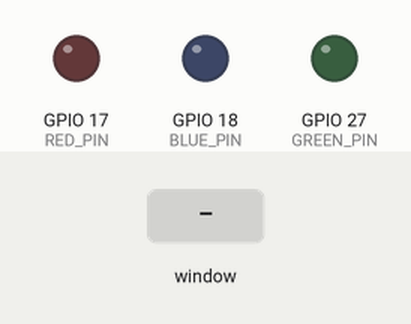
Bench run of a program on a simulated Raspberry Pi (BCM pin numbers). Shown: output pins drawn as LEDs (lit = HIGH). The test bench sets the inputs (shaded band). The desktop window is not drawn, its controls go by their first labels and the mouse button is held 0.15 s.

Above: at 1.2 s.
1.3 s: control labelled "RED" in the window clicked
At 2.5 s:
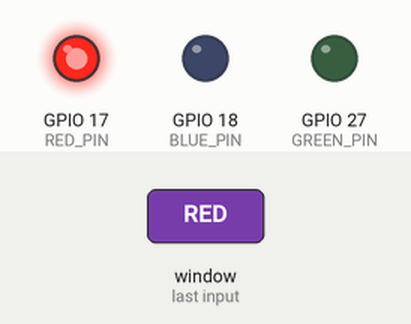
2.8 s: control labelled "BLUE" in the window clicked
At 3.7 s:
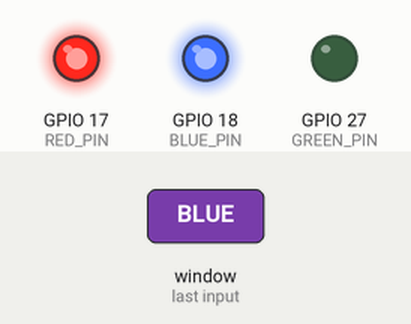
4.3 s: control labelled "GREEN" in the window clicked
At 4.9 s:
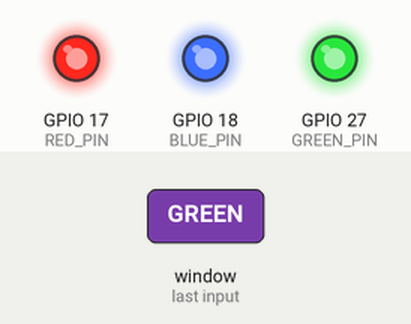
5.8 s: control labelled "RED" in the window clicked
At 7.0 s:
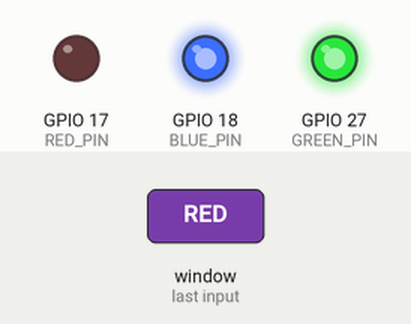
7.3 s: control labelled "BLUE" in the window clicked
At 8.3 s:
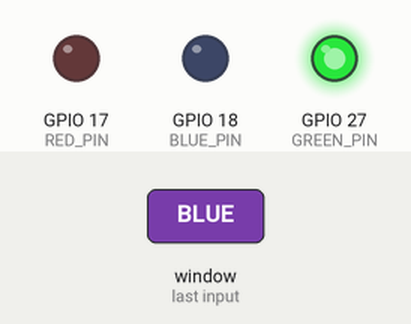
Timing chart, 0 to 9.8 s (numbered marks = the images above; inputs shaded):
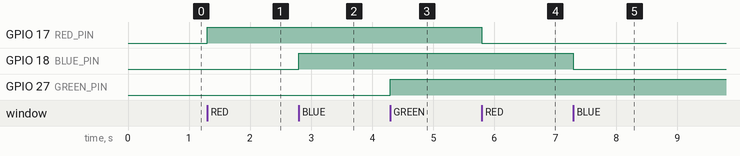

Measured:
- after the input at 1.3 s, GPIO 17 (RED_PIN): LOW → HIGH at once
- after the input at 2.8 s, GPIO 18 (BLUE_PIN): LOW → HIGH at once
- after the input at 4.3 s, GPIO 27 (GREEN_PIN): LOW → HIGH at once
- after the input at 5.8 s, GPIO 17 (RED_PIN): HIGH → LOW at once
- after the input at 7.3 s, GPIO 18 (BLUE_PIN): HIGH → LOW at once

The program:

5.2.py
```python
import tkinter as tk
import RPi.GPIO as GPIO

class LightControlApp:
    def __init__(self, root):
        self.root = root
        self.root.title("Light Control")

        self.RED_PIN = 17
        self.BLUE_PIN = 18
        self.GREEN_PIN = 27

        GPIO.setmode(GPIO.BCM)
        GPIO.setwarnings(False)
        GPIO.setup(self.RED_PIN, GPIO.OUT)
        GPIO.setup(self.BLUE_PIN, GPIO.OUT)
        GPIO.setup(self.GREEN_PIN, GPIO.OUT)

        self.led_states = {self.RED_PIN: False, self.BLUE_PIN: False, self.GREEN_PIN: False}

        self.create_widgets()

    def toggle_led_state(self, pin):
        self.led_states[pin] = not self.led_states[pin]
        GPIO.output(pin, self.led_states[pin])

    def exit_application(self):
        self.root.destroy()

    def create_widgets(self):
        self.heading_label = tk.Label(self.root, text="Light Control", font=("Helvetica", 24))
        self.heading_label.grid(row=0, column=0, columnspan=2, pady=20)

        self.button1 = tk.Button(self.root, text="RED", command=lambda: self.toggle_led_state(self.RED_PIN), bg="red", width=10, height=2)
        self.button2 = tk.Button(self.root, text="BLUE", command=lambda: self.toggle_led_state(self.BLUE_PIN), bg="blue", width=10, height=2)
        self.button3 = tk.Button(self.root, text="GREEN", command=lambda: self.toggle_led_state(self.GREEN_PIN), bg="green", width=10, height=2)

        self.button1.grid(row=1, column=0, pady=10)
        self.button2.grid(row=2, column=0, pady=10)
        self.button3.grid(row=3, column=0, pady=10)

        self.exit_button = tk.Button(self.root, text="Exit", command=self.exit_application, bg="gray", width=10, height=2)
        self.exit_button.grid(row=5, column=0, pady=10)

if __name__ == '__main__':
    root = tk.Tk()
    app = LightControlApp(root)
    root.mainloop()
```
